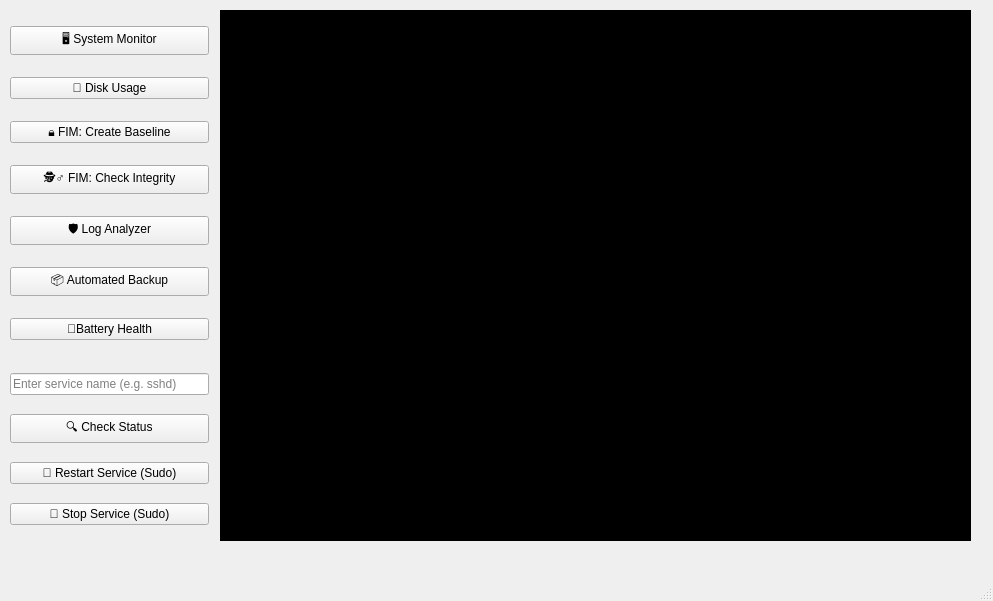
<?xml version="1.0" encoding="UTF-8"?>
<ui version="4.0">
 <class>MainWindow</class>
 <widget class="QMainWindow" name="MainWindow">
  <property name="geometry">
   <rect>
    <x>0</x>
    <y>0</y>
    <width>993</width>
    <height>601</height>
   </rect>
  </property>
  <property name="windowTitle">
   <string>MainWindow</string>
  </property>
  <widget class="QWidget" name="centralwidget">
   <widget class="QTextEdit" name="text_output">
    <property name="geometry">
     <rect>
      <x>220</x>
      <y>10</y>
      <width>751</width>
      <height>531</height>
     </rect>
    </property>
    <property name="styleSheet">
     <string notr="true">background-color: black; color: #39ff14; font-family: Monospace; font-size: 12px;</string>
    </property>
    <property name="readOnly">
     <bool>true</bool>
    </property>
   </widget>
   <widget class="QWidget" name="layoutWidget">
    <property name="geometry">
     <rect>
      <x>10</x>
      <y>10</y>
      <width>199</width>
      <height>351</height>
     </rect>
    </property>
    <layout class="QVBoxLayout" name="verticalLayout">
     <item>
      <widget class="QPushButton" name="btn_monitor">
       <property name="text">
        <string>🖥️ System Monitor</string>
       </property>
      </widget>
     </item>
     <item>
      <widget class="QPushButton" name="btn_disk">
       <property name="text">
        <string>💾 Disk Usage</string>
       </property>
      </widget>
     </item>
     <item>
      <widget class="QPushButton" name="btn_fim_init">
       <property name="text">
        <string>🔒 FIM: Create Baseline</string>
       </property>
      </widget>
     </item>
     <item>
      <widget class="QPushButton" name="btn_fim_check">
       <property name="text">
        <string>🕵️‍♂️ FIM: Check Integrity</string>
       </property>
      </widget>
     </item>
     <item>
      <widget class="QPushButton" name="btn_logs">
       <property name="text">
        <string>🛡️ Log Analyzer</string>
       </property>
      </widget>
     </item>
     <item>
      <widget class="QPushButton" name="btn_backup">
       <property name="text">
        <string>📦 Automated Backup</string>
       </property>
      </widget>
     </item>
     <item>
      <widget class="QPushButton" name="btn_battery">
       <property name="text">
        <string>🔋Battery Health</string>
       </property>
      </widget>
     </item>
    </layout>
   </widget>
   <widget class="QWidget" name="">
    <property name="geometry">
     <rect>
      <x>10</x>
      <y>360</y>
      <width>199</width>
      <height>181</height>
     </rect>
    </property>
    <layout class="QVBoxLayout" name="verticalLayout_2">
     <item>
      <widget class="QLineEdit" name="input_service">
       <property name="placeholderText">
        <string>Enter service name (e.g. sshd)</string>
       </property>
      </widget>
     </item>
     <item>
      <widget class="QPushButton" name="btn_svc_status">
       <property name="text">
        <string>🔍 Check Status</string>
       </property>
      </widget>
     </item>
     <item>
      <widget class="QPushButton" name="btn_svc_restart">
       <property name="text">
        <string>🔄 Restart Service (Sudo)</string>
       </property>
      </widget>
     </item>
     <item>
      <widget class="QPushButton" name="btn_svc_stop">
       <property name="text">
        <string>🛑 Stop Service (Sudo)</string>
       </property>
      </widget>
     </item>
    </layout>
   </widget>
  </widget>
  <widget class="QMenuBar" name="menubar">
   <property name="geometry">
    <rect>
     <x>0</x>
     <y>0</y>
     <width>993</width>
     <height>24</height>
    </rect>
   </property>
  </widget>
  <widget class="QStatusBar" name="statusbar"/>
 </widget>
 <resources/>
 <connections/>
</ui>
